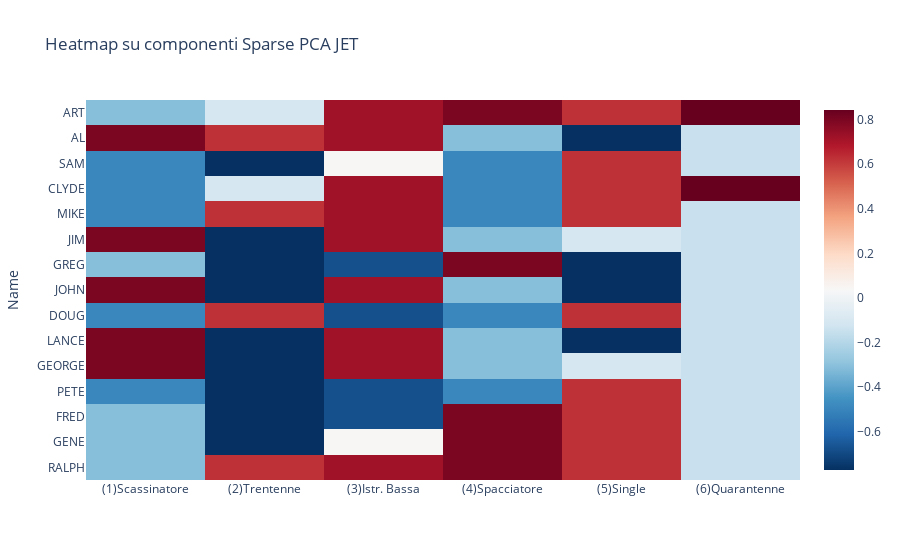

Notebook code cell kept with this figure:
### Code cell
title = "Heatmap su componenti Sparse PCA JET"
fig  = px.imshow(df_spca[df_spca['Gang']=='Jet'][df_spca.columns[:-1]],color_continuous_scale='RdBu_r',aspect='Auto',title = title)
fig.show()

### Figure 1 — Plotly figure (JSON) as saved in the notebook; plotly's stock layout.template omitted (floating-point values rounded to 4 significant figures)
{"data": [{"coloraxis": "coloraxis", "hovertemplate": "x: %{x}<br>Name: %{y}<br>color: %{z}<extra></extra>", "name": "0", "type": "heatmap", "x": ["(1)Scassinatore", "(2)Trentenne", "(3)Istr. Bassa", "(4)Spacciatore", "(5)Single", "(6)Quarantenne"], "xaxis": "x", "y": ["ART", "AL", "SAM", "CLYDE", "MIKE", "JIM", "GREG", "JOHN", "DOUG", "LANCE", "GEORGE", "PETE", "FRED", "GENE", "RALPH"], "yaxis": "y", "z": [[-0.3098, -0.1049, 0.7208, 0.8033, 0.6264, 0.8434], [0.8034, 0.6264, 0.7208, -0.3102, -0.7724, -0.1467], [-0.4936, -0.7724, 0.04285, -0.4932, 0.6264, -0.1467], [-0.4936, -0.1049, 0.7208, -0.4932, 0.6264, 0.8434], [-0.4936, 0.6264, 0.7208, -0.4932, 0.6264, -0.1467], [0.8034, -0.7724, 0.7208, -0.3102, -0.1049, -0.1467], [-0.3098, -0.7724, -0.6787, 0.8033, -0.7724, -0.1467], [0.8034, -0.7724, 0.7208, -0.3102, -0.7724, -0.1467], [-0.4936, 0.6264, -0.6787, -0.4932, 0.6264, -0.1467], [0.8034, -0.7724, 0.7208, -0.3102, -0.7724, -0.1467], [0.8034, -0.7724, 0.7208, -0.3102, -0.1049, -0.1467], [-0.4936, -0.7724, -0.6787, -0.4932, 0.6264, -0.1467], [-0.3098, -0.7724, -0.6787, 0.8033, 0.6264, -0.1467], [-0.3098, -0.7724, 0.04285, 0.8033, 0.6264, -0.1467], [-0.3098, 0.6264, 0.7208, 0.8033, 0.6264, -0.1467]]}], "layout": {"coloraxis": {"colorscale": [[0, "rgb(5,48,97)"], [0.1, "rgb(33,102,172)"], [0.2, "rgb(67,147,195)"], [0.3, "rgb(146,197,222)"], [0.4, "rgb(209,229,240)"], [0.5, "rgb(247,247,247)"], [0.6, "rgb(253,219,199)"], [0.7, "rgb(244,165,130)"], [0.8, "rgb(214,96,77)"], [0.9, "rgb(178,24,43)"], [1, "rgb(103,0,31)"]]}, "title": {"text": "Heatmap su componenti Sparse PCA JET"}, "xaxis": {"anchor": "y", "domain": [0, 1]}, "yaxis": {"anchor": "x", "autorange": "reversed", "domain": [0, 1], "title": {"text": "Name"}}}}
